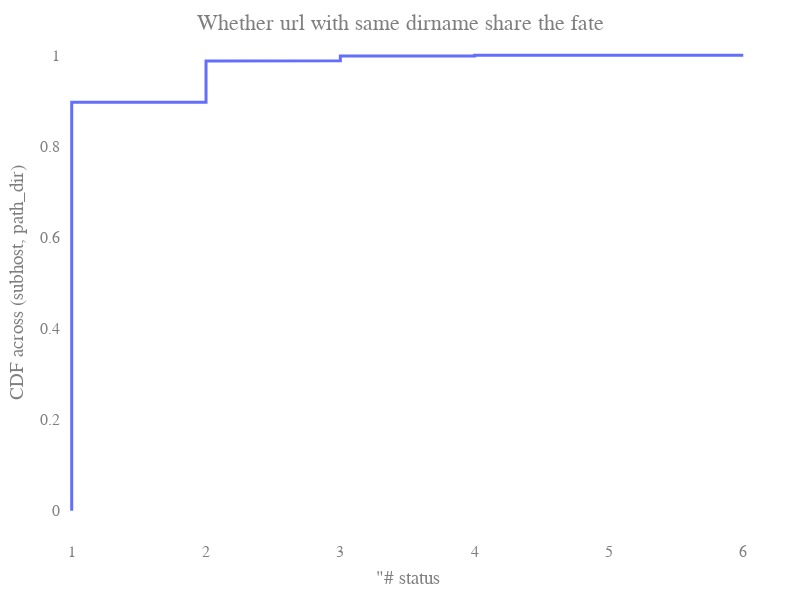

The cell this chart's notebook holds for it:
### Markdown cell above
## #status for urls share the same path
- Each path has at least 3 urls

### Code cell
fate = defaultdict(dict)
hosts = db.url_status_implicit_broken.aggregate([
    {"$group": {"_id": "$hostname"}}
])
focus_status = ["4/5xx", "no redirection"]
for i, host in enumerate(list(hosts)):
    path_fate = defaultdict(list)
    urls = db.url_status_implicit_broken.find({"hostname": host['_id']})
    for url in urls:
        up = urlparse(url['url'])
        subhost, path, query = up.netloc, up.path, up.query
        if path == '': path = '/'
        dirname = os.path.dirname(path)
        path_fate["{}|{}".format(subhost, dirname)].append((url['url'], url_utils.status_categories(url['status'], url['detail'])))
    dir_count = {}
    for dirname, url_status in path_fate.items():
        if len(url_status) >= 3:
            dir_count[dirname] = (set([u[1] for u in url_status]), url_status)
    fate[host['_id']] = dir_count
fate_df, fate_count, fate_urls = pd.DataFrame({'num_status': []}), defaultdict(int), defaultdict(lambda: defaultdict(lambda: defaultdict(dict)))
for hostname, dir_count in fate.items():
    for dirname, (statuss, urls) in dir_count.items():
        fate_df = fate_df.append({'num_status': len(statuss)}, ignore_index=True)
        if len(statuss) > 1:
            fate_count[tuple(sorted(list(statuss)))] += 1
            fate_urls[tuple(sorted(list(statuss)))][hostname][dirname] = urls
fate_urls = fate_urls[tuple(sorted(focus_status))]
json.dump(fate_urls, open('broken_pages/fate_urls.json', 'w+'))
fate_count = [list(k) + [v] for k, v in fate_count.items()]
fate_count.sort(key=lambda x: x[-1], reverse=True)
json.dump(fate_count, open('broken_pages/fate_count.json', 'w+') )
plotly_utils.plot_CDF(fate_df, xtitle='"# status', ytitle='CDF across (subhost, path_dir)',\
                      title='Whether url with same dirname share the fate')

### Figure 1 — Plotly figure (JSON) as saved in the notebook; plotly's stock layout.template omitted (floating-point values rounded to 4 significant figures; data arrays with more than 128 entries replaced by an {"elided": "..."} marker saying what was removed)
{"data": [{"line": {"width": 3}, "mode": "lines", "name": "num_status", "type": "scatter", "x": {"elided": "24389 int values"}, "y": {"elided": "24389 float values"}}], "layout": {"autosize": false, "font": {"color": "#7f7f7f", "family": "Time New Roman", "size": 16}, "height": 600, "margin": {"b": 50, "l": 50, "pad": 4, "r": 50, "t": 30}, "plot_bgcolor": "rgba(0, 0, 0, 0)", "title": {"text": "Whether url with same dirname share the fate", "x": 0.5, "yanchor": "top"}, "width": 800, "xaxis": {"range": [0.95, 6.05], "title": {"text": "\"# status"}, "type": "linear"}, "yaxis": {"autorange": true, "range": [-0.05556, 1.056], "title": {"text": "CDF across (subhost, path_dir)"}, "type": "linear"}}}
